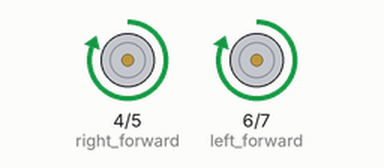
The sketch below on a simulated Arduino Uno, built with avr-gcc and run on an emulated ATmega328P. On the bench: motor-driver pin pairs drawn as motors (green arrow = first pin HIGH = forward, orange = second pin HIGH = backward, longer = more drive).

Above: at 0.5 s.
At 2.5 s:
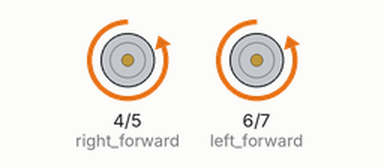
At 4.5 s:
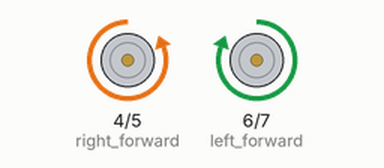
At 5.5 s:
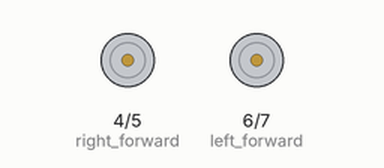
Timing chart, 0 to 7.8 s (numbered marks = the images above):
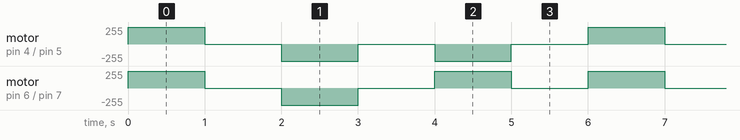

Measured:
- by itself, motor on pin 6 (left_forward) / pin 7 (left_backward): repeats every 6.0 s: stopped 1.0 s, backward 255/255 1.0 s, 2 × (stopped 1.0 s, forward 255/255 1.0 s)
- by itself, motor on pin 4 (right_forward) / pin 5 (right_backward): repeats every 6.0 s: 2 × (stopped 1.0 s, backward 255/255 1.0 s), stopped 1.0 s, forward 255/255 1.0 s

The sketch:

foward_reverse_test.ino
```cpp
int right_forward = 4;
int right_backward = 5;
int left_forward = 6;
int left_backward = 7;
int delay_time = 1000;  // 1 second

void setup() {
  pinMode(right_forward, OUTPUT);
  pinMode(right_backward, OUTPUT);
  pinMode(left_forward, OUTPUT);
  pinMode(left_backward, OUTPUT);
  // turn all off
  digitalWrite(right_forward, LOW);
  digitalWrite(right_backward, LOW);
  digitalWrite(left_forward, LOW);
  digitalWrite(left_backward, LOW);

}

// repeat this function
void loop() {
  // move forward
  digitalWrite(right_forward, HIGH);
  digitalWrite(left_forward, HIGH);
  delay(delay_time);

  // stop
  digitalWrite(right_forward, LOW);
  digitalWrite(left_forward, LOW);
  delay(delay_time);

  // reverse
  digitalWrite(right_backward, HIGH);
  digitalWrite(left_backward, HIGH);
  delay(delay_time);

  // stop
  digitalWrite(right_backward, LOW);
  digitalWrite(left_backward, LOW);
  delay(delay_time);

  // turn right
  digitalWrite(left_forward, HIGH);
  digitalWrite(right_backward, HIGH);
  delay(delay_time);

  // stop
  digitalWrite(left_forward, LOW);
  digitalWrite(right_backward, LOW);
  delay(delay_time);

  // repeat (go to the top of the loop)
}
```
